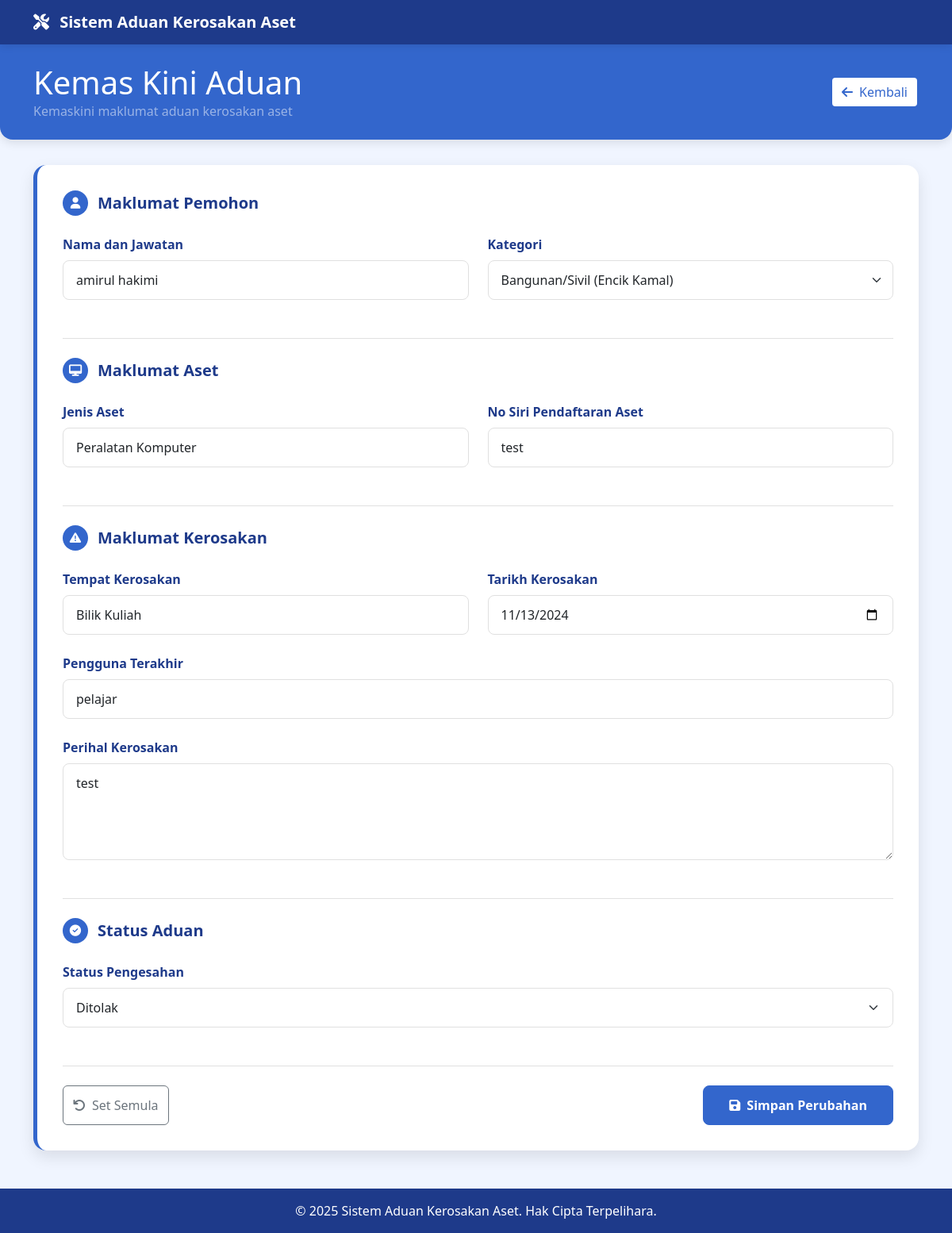
/edit_bppa.php?no_id=34, run on the app's committed database.
### tables this page shows
CREATE TABLE IF NOT EXISTS `tbl_semakan` (
  `no_id` int NOT NULL AUTO_INCREMENT,
  `role` varchar(50) DEFAULT NULL,
  `jenis_aset` varchar(255) DEFAULT NULL,
  `no_siri` varchar(50) DEFAULT NULL,
  `tempat_rosak` varchar(255) DEFAULT NULL,
  `userterakhir` varchar(255) DEFAULT NULL,
  `ulasan` varchar(500) DEFAULT NULL,
  `nama` varchar(255) DEFAULT NULL,
  `emel` varchar(255) DEFAULT NULL,
  `tarikh_rosak` varchar(50) DEFAULT NULL,
  `lulus_jabatan` varchar(255) DEFAULT 'Dalam Proses',
  `image` varchar(266) DEFAULT NULL,
  `tarikh` varchar(50) DEFAULT NULL,
  `bppa` varchar(50) DEFAULT NULL,
  `kosdahulu` varchar(50) DEFAULT NULL,
  `anggarankos` varchar(50) DEFAULT NULL,
  `syorulasan` longtext,
  `pic` varchar(50) DEFAULT NULL,
  `tarikhbppa` varchar(50) DEFAULT NULL,
  `kelulusan` varchar(50) DEFAULT NULL,
  `ulasantpo` longtext,
  `tarikhtpo` varchar(50) DEFAULT NULL,
  PRIMARY KEY (`no_id`) USING BTREE
);

### edit_bppa.php (the view, shortened to what this page needs)
<!DOCTYPE html>
<html lang="en">
<head>
    <link rel="stylesheet" href="https://cdn.jsdelivr.net/npm/bootstrap@5.2.2/dist/css/bootstrap.min.css">
    <link rel="stylesheet" href="https://cdnjs.cloudflare.com/ajax/libs/font-awesome/6.2.0/css/all.min.css">
</head>
<body>
    <nav class="navbar navbar-expand-lg navbar-dark">
        <div class="container">
            <a class="navbar-brand" href="#">
                <i class="fas fa-tools me-2"></i>
                Sistem Aduan Kerosakan Aset
            </a>
        </div>
    </nav>
    <div class="page-header">
        <div class="container">
            <div class="d-flex justify-content-between align-items-center">
                <div>
                    <h1 class="mb-0">Kemas Kini Aduan</h1>
                    <p class="mb-0 text-white-50">Kemaskini maklumat aduan kerosakan aset</p>
                </div>
                <div>
                    <a href="welcome.php" class="btn back-btn">
                        <i class="fas fa-arrow-left me-2"></i>Kembali
                    </a>
                </div>
            </div>
        </div>
    </div>
    <div class="container">
        <?php
        if (isset($_GET['no_id'])) {
            include("db.php");
            $no_id = $_GET['no_id'];
            $sql = "SELECT * FROM tbl_semakan WHERE no_id = $no_id";
            $result = mysqli_query($conn, $sql);
            if ($result && mysqli_num_rows($result) > 0) {
                $row = mysqli_fetch_array($result);
        ?>
        <div class="form-card">
            <form id="updateForm" action="process_edit.php" method="POST">
                <div class="form-section">
                    <h5 class="section-title">
                        <div class="icon-circle">
                            <i class="fas fa-user"></i>
                        </div>
                        Maklumat Pemohon
                    </h5>
                    <div class="row">
                        <div class="col-md-6">
                            <div class="form-group">
                                <label for="nama" class="form-label">Nama dan Jawatan</label>
                                <input type="text" class="form-control" id="nama" name="nama" placeholder="Masukkan nama dan jawatan" value="<?php echo $row["nama"]; ?>" required>
                            </div>
                        </div>
                        <div class="col-md-6">
                            <div class="form-group">
                                <label for="role" class="form-label">Kategori</label>
                                <select name="role" id="role" class="form-select" required>
                                    <option value="Bangunan/Sivil" <?php if($row["role"] == "Bangunan/Sivil") { echo "selected"; } ?>>Bangunan/Sivil (Encik Kamal)</option>
                                </select>
                            </div>
                        </div>
                    </div>
                </div>
                <div class="form-section">
                    <h5 class="section-title">
                        <div class="icon-circle">
                            <i class="fas fa-desktop"></i>
                        </div>
                        Maklumat Aset
                    </h5>
                    <div class="row">
                        <div class="col-md-6">
                            <div class="form-group">
                                <label for="jenis_aset" class="form-label">Jenis Aset</label>
                                <input type="text" class="form-control" id="jenis_aset" name="jenis_aset" placeholder="Masukkan jenis aset" value="<?php echo $row["jenis_aset"]; ?>" required>
                            </div>
                        </div>
                        <div class="col-md-6">
                            <div class="form-group">
                                <label for="no_siri" class="form-label">No Siri Pendaftaran Aset</label>
                                <input type="text" class="form-control" id="no_siri" name="no_siri" placeholder="Masukkan nombor siri" value="<?php echo $row["no_siri"]; ?>">
                            </div>
                        </div>
                    </div>
                </div>
                <div class="form-section">
                    <h5 class="section-title">
                        <div class="icon-circle">
                            <i class="fas fa-exclamation-triangle"></i>
                        </div>
                        Maklumat Kerosakan
                    </h5>
                    <div class="row">
                        <div class="col-md-6">
                            <div class="form-group">
                                <label for="tempat_rosak" class="form-label">Tempat Kerosakan</label>
                                <input type="text" class="form-control" id="tempat_rosak" name="tempat_rosak" placeholder="Masukkan tempat kerosakan" value="<?php echo $row["tempat_rosak"]; ?>" required>
                            </div>
                        </div>
                        <div class="col-md-6">
                            <div class="form-group">
                                <label for="tarikh_rosak" class="form-label">Tarikh Kerosakan</label>
                                <input type="date" class="form-control" id="tarikh_rosak" name="tarikh_rosak" value="<?php echo $row["tarikh_rosak"]; ?>" required>
                            </div>
                        </div>
                    </div>
                    <div class="form-group">
                        <label for="userterakhir" class="form-label">Pengguna Terakhir</label>
                        <input type="text" class="form-control" id="userterakhir" name="userterakhir" placeholder="Masukkan pengguna terakhir" value="<?php echo $row["userterakhir"]; ?>" required>
                    </div>
                    <div class="form-group">
                        <label for="ulasan" class="form-label">Perihal Kerosakan</label>
                        <textarea class="form-control" id="ulasan" name="ulasan" rows="4" placeholder="Masukkan perihal kerosakan" required><?php echo $row["ulasan"]; ?></textarea>
                    </div>
                </div>
                <div class="form-section">
                    <h5 class="section-title">
                        <div class="icon-circle">
                            <i class="fas fa-check-circle"></i>
                        </div>
                        Status Aduan
                    </h5>
                    <div class="form-group">
                        <label for="lulus_jabatan" class="form-label">Status Pengesahan</label>
                        <select name="lulus_jabatan" id="lulus_jabatan" class="form-select status-select" required>
                            <option value="Ditolak" <?php if($row["lulus_jabatan"] == "Ditolak") { echo "selected"; } ?>>Ditolak</option>
                        </select>
                    </div>
                </div>
                <div class="d-flex justify-content-between">
                    <button type="reset" class="btn btn-outline-secondary">
                        <i class="fas fa-undo me-2"></i>Set Semula
                    </button>
                    <button type="submit" name="staffedit" class="btn btn-primary submit-btn" id="submitBtn">
                        <i class="fas fa-save me-2"></i>Simpan Perubahan
                    </button>
                </div>
            </form>
        </div>
        <?php
            } else {
                echo '<div class="alert alert-warning" role="alert">
                    <i class="fas fa-exclamation-triangle me-2"></i>
                    Permohonan tidak wujud.
                </div>';
            }
        } else {
            echo '<div class="alert alert-danger" role="alert">
                <i class="fas fa-exclamation-circle me-2"></i>
                ID aduan tidak ditemui.
            </div>';
        }
        ?>
    </div>
    <footer class="footer">
        <div class="container text-center">
            <p class="mb-0">© 2025 Sistem Aduan Kerosakan Aset. Hak Cipta Terpelihara.</p>
        </div>
    </footer>
</body>
</html>

### edit_bppa.php (style rules this page uses)
:root { --primary: #3366CC; --secondary: #1E3A8A; --accent: #FFB347; --danger: #FF5A5A; --light-bg: #F0F5FF; --card-bg: #FFFFFF; --text-dark: #333333; --text-muted: #6C757D; --border-color: #E0E0E0; }
body { background-color: var(--light-bg); color: var(--text-dark); font-family: 'Segoe UI', Tahoma, Geneva, Verdana, sans-serif; }
.navbar { background-color: var(--secondary); box-shadow: 0 2px 10px rgba(0, 0, 0, 0.1); }
.navbar-brand { color: white; font-weight: bold; }
.page-header { background-color: var(--primary); color: white; padding: 1.5rem 0; border-radius: 0 0 1rem 1rem; margin-bottom: 2rem; box-shadow: 0 4px 12px rgba(0, 0, 0, 0.1); }
.btn-primary { background-color: var(--primary); border-color: var(--primary); }
.back-btn { background-color: white; color: var(--primary); border: 2px solid var(--primary); transition: all 0.3s; }
.form-card { background-color: var(--card-bg); border-radius: 1rem; box-shadow: 0 8px 20px rgba(0, 0, 0, 0.1); padding: 2rem; margin-bottom: 2rem; border-left: 5px solid var(--primary); }
.form-label { font-weight: 600; color: var(--secondary); margin-bottom: 0.5rem; }
.form-control { border: 1px solid var(--border-color); border-radius: 0.5rem; padding: 0.75rem 1rem; transition: all 0.3s; }
.form-select { border: 1px solid var(--border-color); border-radius: 0.5rem; padding: 0.75rem 1rem; transition: all 0.3s; }
.form-group { margin-bottom: 1.5rem; }
.form-section { border-bottom: 1px solid var(--border-color); padding-bottom: 1.5rem; margin-bottom: 1.5rem; }
.section-title { color: var(--secondary); font-size: 1.25rem; font-weight: 600; margin-bottom: 1.5rem; display: flex; align-items: center; }
.icon-circle { display: inline-flex; align-items: center; justify-content: center; width: 2rem; height: 2rem; background-color: var(--primary); color: white; border-radius: 50%; margin-right: 0.75rem; font-size: 0.9rem; }
.submit-btn { padding: 0.75rem 2rem; font-weight: 600; border-radius: 0.5rem; transition: all 0.3s; }
.footer { background-color: var(--secondary); color: white; padding: 1rem 0; margin-top: 3rem; }
.status-select { background-position: right 1rem center; background-size: 16px 12px; }

### data on the page
tbl_semakan: nama "amirul hakimi", jenis_aset "Peralatan Komputer", no_siri "test", tempat_rosak "Bilik Kuliah", tarikh_rosak "11/13/2024", userterakhir "pelajar", ulasan "test", lulus_jabatan "Ditolak"
